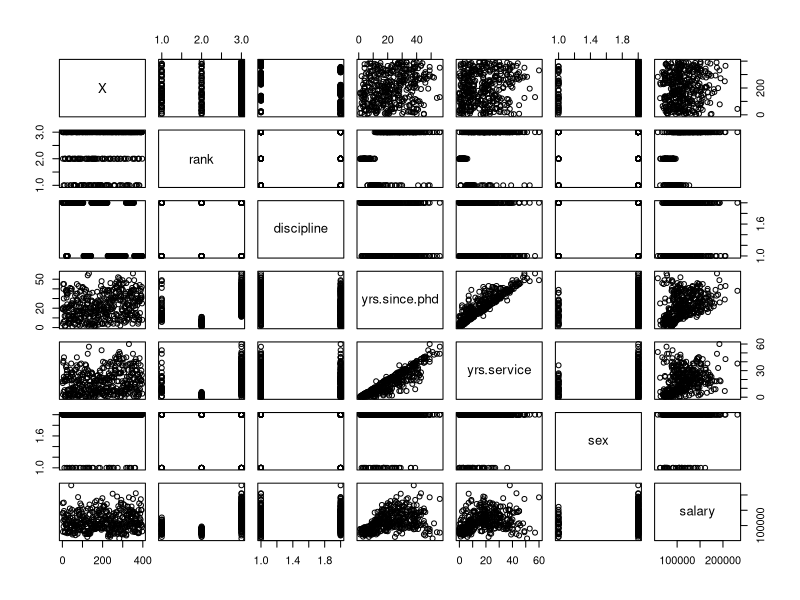
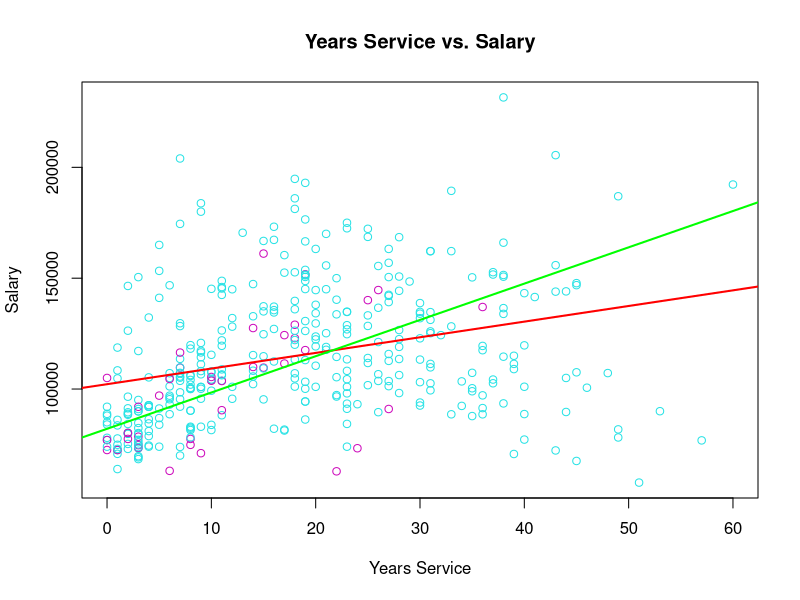
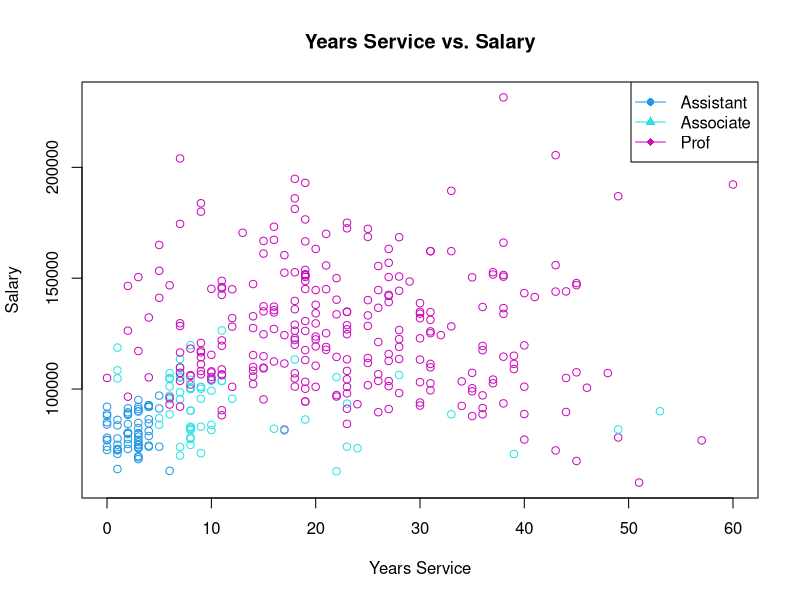

Generate these figures, in order, with R: (Note: this script raises an error after producing the figures.)
money.data <- read.csv("Salaries.csv")
money.data
summary(money.data)
plot(money.data)


plot(money.data$yrs.service, money.data$salary, col=5 + (money.data$sex=="Female"),
     xlab="Years Service", 
     ylab="Salary",
     main="Years Service vs. Salary")


# Add trend line
abline(lm(salary~yrs.service, data=subset(money.data, sex=="Male")), col="red", lwd=2)

abline(lm(salary~yrs.service, data=subset(money.data, sex=="Female")), col="green", lwd=2)

rank_marker <- function(rank) {
  r <- rank
  rmark = 0
  if(r == "Prof") {
    rmark = 2
  }
  else if(r == "AssocProf") {
    rmark = 1
  }
  rmark
}

money.data["rmark"] = sapply(money.data$rank, rank_marker)

plot(money.data$yrs.service, money.data$salary, col=4 + (money.data$rmark),
     xlab="Years Service", 
     ylab="Salary",
     main="Years Service vs. Salary")

# Add a legend
legend("topright", lty=1, col=4:6, pch=c(16, 17, 18), legend=c("Assistant", "Associate", "Prof"))

avg <- aggregate(yrs.service~rank, money.data, FUN=mean, na.rm=TRUE)
print(avg)

dframe("log price") <- log(dframe$price)
